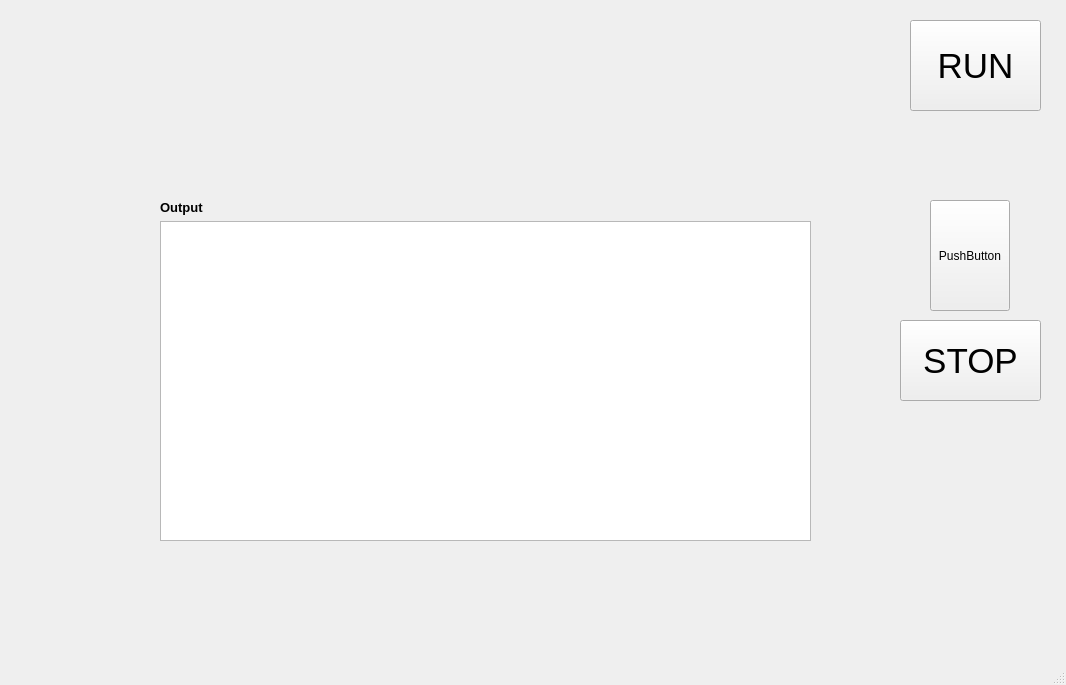
<?xml version="1.0" encoding="UTF-8"?>
<ui version="4.0">
 <class>MainWindow</class>
 <widget class="QMainWindow" name="MainWindow">
  <property name="geometry">
   <rect>
    <x>0</x>
    <y>0</y>
    <width>1066</width>
    <height>685</height>
   </rect>
  </property>
  <property name="windowTitle">
   <string>MainWindow</string>
  </property>
  <widget class="QWidget" name="centralwidget">
   <widget class="QPushButton" name="pushButton">
    <property name="geometry">
     <rect>
      <x>910</x>
      <y>20</y>
      <width>131</width>
      <height>91</height>
     </rect>
    </property>
    <property name="font">
     <font>
      <pointsize>26</pointsize>
     </font>
    </property>
    <property name="text">
     <string>RUN</string>
    </property>
   </widget>
   <widget class="QPushButton" name="pushButton_2">
    <property name="geometry">
     <rect>
      <x>900</x>
      <y>320</y>
      <width>141</width>
      <height>81</height>
     </rect>
    </property>
    <property name="font">
     <font>
      <pointsize>26</pointsize>
     </font>
    </property>
    <property name="text">
     <string>STOP</string>
    </property>
   </widget>
   <widget class="QPushButton" name="pushButton_3">
    <property name="geometry">
     <rect>
      <x>930</x>
      <y>200</y>
      <width>80</width>
      <height>111</height>
     </rect>
    </property>
    <property name="text">
     <string>PushButton</string>
    </property>
   </widget>
   <widget class="QWidget" name="gridLayoutWidget">
    <property name="geometry">
     <rect>
      <x>160</x>
      <y>200</y>
      <width>651</width>
      <height>341</height>
     </rect>
    </property>
    <layout class="QGridLayout" name="gridLayout">
     <item row="0" column="0">
      <widget class="QLabel" name="label_3">
       <property name="font">
        <font>
         <pointsize>10</pointsize>
         <bold>true</bold>
         <underline>false</underline>
         <strikeout>false</strikeout>
        </font>
       </property>
       <property name="text">
        <string>Output</string>
       </property>
      </widget>
     </item>
     <item row="1" column="0">
      <widget class="QTextBrowser" name="textBrowser"/>
     </item>
    </layout>
   </widget>
  </widget>
  <widget class="QMenuBar" name="menubar">
   <property name="geometry">
    <rect>
     <x>0</x>
     <y>0</y>
     <width>1066</width>
     <height>17</height>
    </rect>
   </property>
  </widget>
  <widget class="QStatusBar" name="statusbar"/>
 </widget>
 <resources/>
 <connections/>
</ui>
